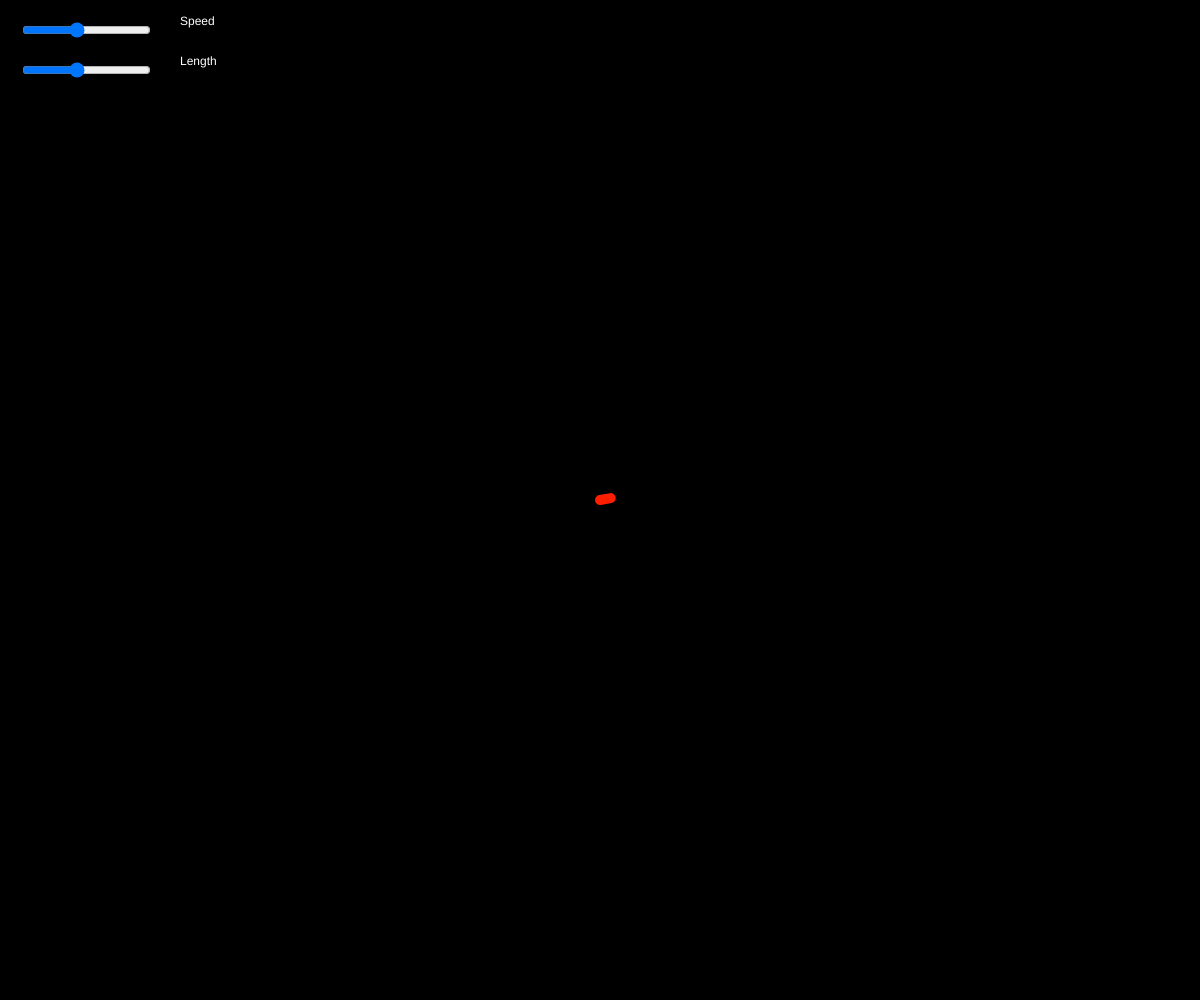
Frame 1 (no input)
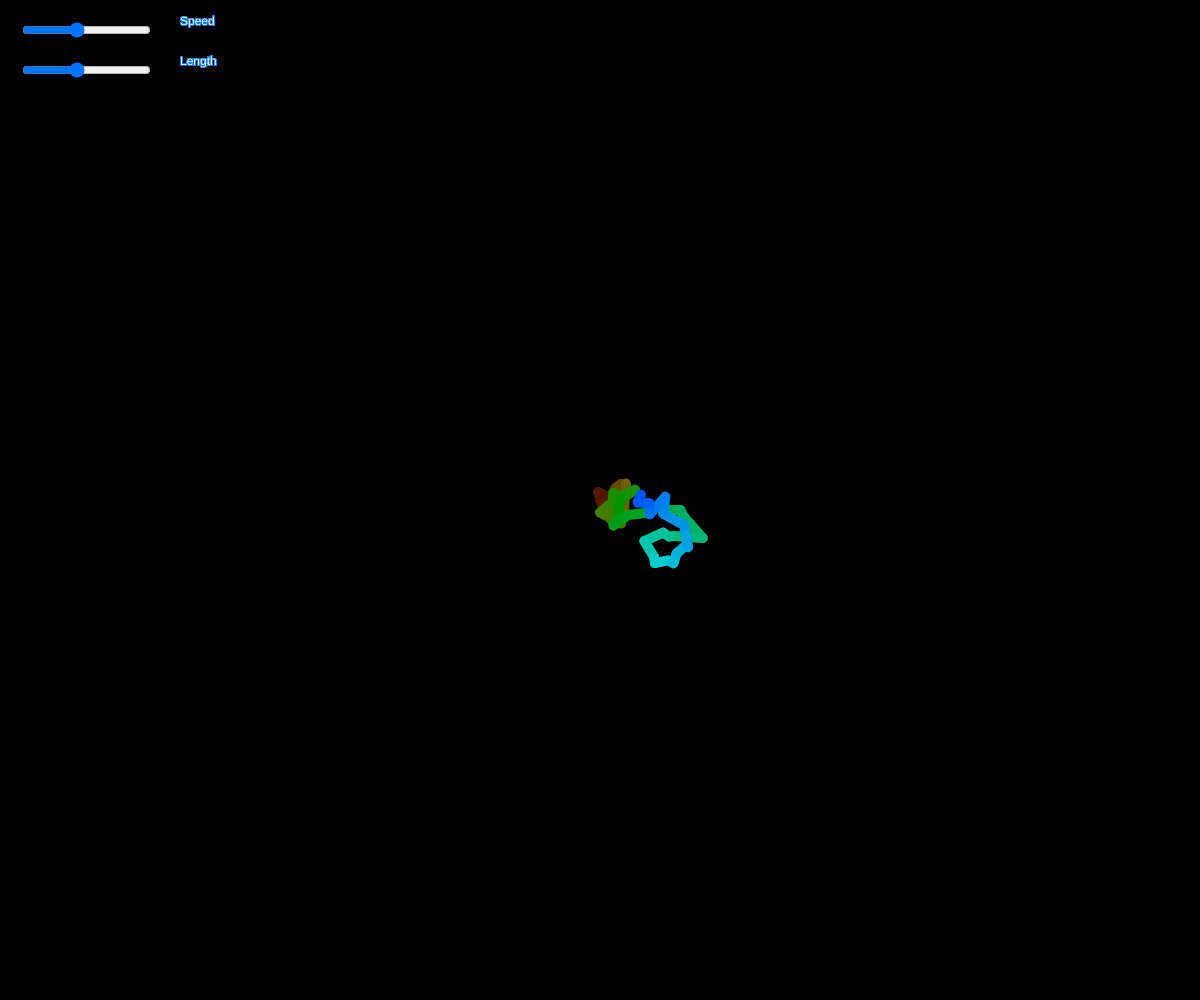
Frame 60 (no input)
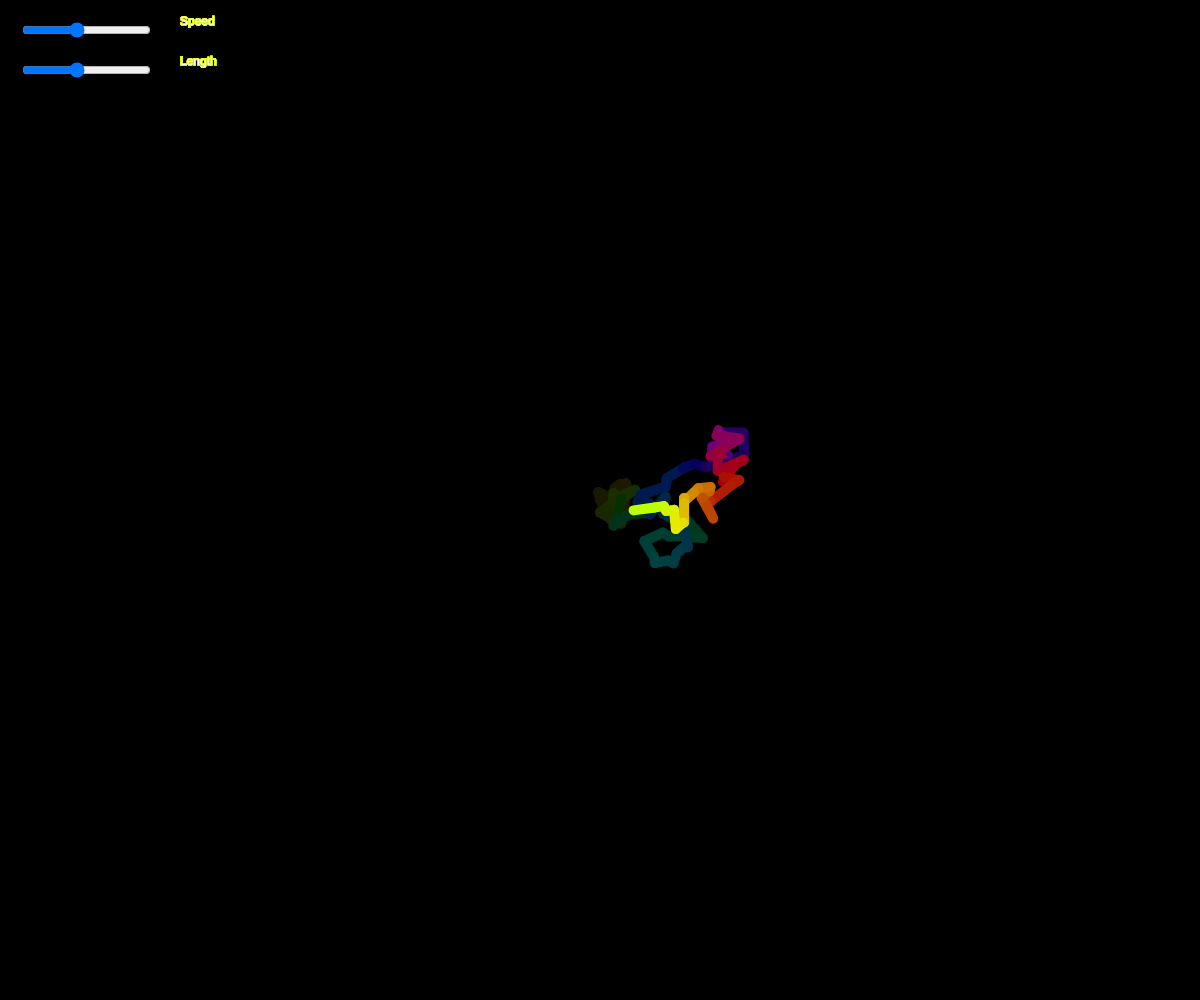
Frame 120 (the mouse pressed at the canvas centre since frame 60)

The p5.js sketch that drew these frames (run headless with seeded random() and noise() and a simulated clock; from frame 60 on, the mouse is pressed at the canvas centre):

// p5.js sketch
// ── sketch.js

let walkers = [];

function setup() {
  // put setup code here

  createCanvas(windowWidth, windowHeight);
  position = createVector(windowWidth/2,windowHeight/2);
  old = createVector(position.x,position.y);
  color = 1;

  speedSlider = createSlider(1, 70, 30);
  speedSlider.position(20, 20);

  lengthSlider = createSlider(1, 70, 30);
  lengthSlider.position(20, 60);

  background("black")
  walkers.push(new RandomWalker())

}

function draw() {
  background(0,2)
  speed = speedSlider.value()
  length = lengthSlider.value()
  frameRate(speed);

  fill(255);
  strokeWeight(1)
  text("Speed", 180, 25);
  text("Length", 180, 65);

  strokeWeight(10)
  for(let i = 0 ; i < walkers.length ; i ++){
    walkers[i].update();
    walkers[i].display();
  }

  if (Math.random() < .01 && walkers.length < 10){
    walkers.push(new RandomWalker())
  }

}


function RandomWalker() {

  this.pos = createVector(windowWidth/2,windowHeight/2);
  this.old = this.pos
  this.color = 1
  this.radius = 1;

  this.update = function()
  {
    let newPos = {"x": 0, "y": 0};
    randomX = random(length);
    randomY = random(length);
    newPos.x = this.pos.x + random(-randomX,randomX);
    newPos.y = this.pos.y + random(-randomY,randomY);

    this.color = (this.color + 1 ) % 100;
    this.old = this.pos;
    this.pos = newPos;
  }

  this.display = function()
  {
    colorMode(HSB, 100);
    stroke(this.color , 255, 255);
    line(this.old.x,this.old.y,this.pos.x,this.pos.y);
  }
}
